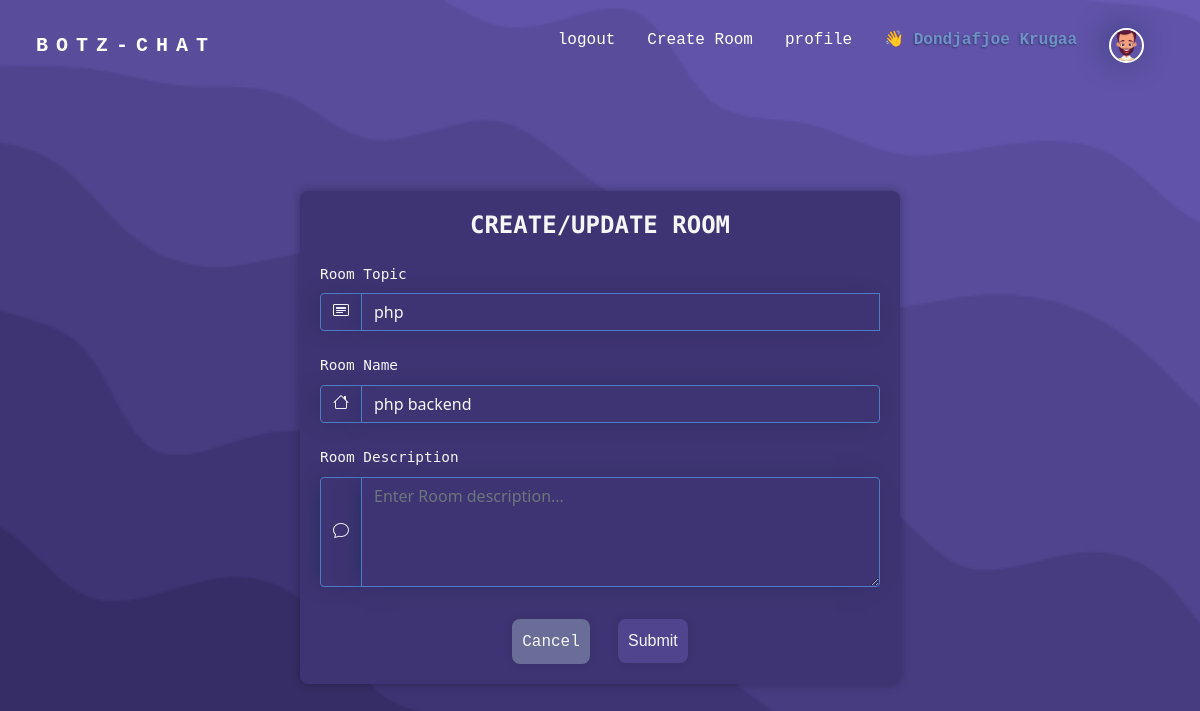
Screenshot of /update-room/3 (signed in) with the database file from the repository.
### base/models.py (models this page shows, shortened)
class User(AbstractUser):
    username = None
    email = models.EmailField(_("email address"), unique=True)
    avatar = models.ForeignKey(Avatar,on_delete=models.SET_DEFAULT, default="10", null=True, blank=True)
    bio = models.TextField(null=True, blank=True)
    USERNAME_FIELD = 'email'
    REQUIRED_FIELDS = []
    objects = CustomUserManager()

class Avatar(models.Model):
    image = models.ImageField( upload_to='images/' )

class Room(models.Model):
    host = models.ForeignKey(User, on_delete=models.SET_NULL, null=True)
    topic = models.ForeignKey(Topic, on_delete=models.SET_NULL, null=True)
    name = models.CharField(max_length=250)
    members =  models.ManyToManyField(User, related_name='members', blank=True)
    description = models.TextField(blank=True, null=True)
    created = models.DateTimeField(auto_now_add=True)
    updated = models.DateTimeField(auto_now=True)
    class Meta:
        ordering = ['-updated', '-created']

class Topic(models.Model):
    name = models.CharField(max_length=250, unique=True)

### base/views.py (the view, shortened to what this page needs)
# urls.py: path('update-room/<str:pk>', views.updateRoom, name = 'update_room' ),
@login_required(login_url='login')
def updateRoom(request, pk):
    room = Room.objects.get(id=pk)
    form = RoomForm(instance=room)
    topics = Topic.objects.all()
    context = {'form': form, 'topics' : topics, 'room': room}
    return render(request, 'base/create_room.html', context)

### base/forms.py
class RoomForm(ModelForm):
    class Meta:
        model = Room
        fields = ['host', 'topic', 'name', 'description']
        exclude = ['host']
    def __init__(self, *args, **kwargs):
        super(RoomForm, self).__init__(*args, **kwargs)
        self.fields['name'].widget.attrs.update({'class': 'form-control', 'placeholder': 'Enter your Room name...'})
        self.fields['description'].widget.attrs.update({'class': 'form-control', 'placeholder': 'Enter Room description...', 'rows': '4', 'cols':'30'})

### base/templates/base/create_room.html (shortened to what this page needs)
{% extends 'base.html' %}
{% load static %}
{% block content %}
<main>
    <div class=" mb-5 form-container login-container container-sm">
        <h4 class="text-uppercase fw-bold">create/update room</h4>
        <form method="POST" action="">
            <label for="Topics">Room Topic</label>
            <div class="input-group  mt-1 mb-2">
                <span class="input-group-text icon-input"><i class="bi bi-card-heading"></i></span>
                <input required type="text" list="topics" value="{{room.topic.name}}" name="topic" class="form-control" placeholder="Input your room Topic...">
            </div>
            <label for="Room name">Room Name</label>
            <div class="input-group  mt-1 mb-2">
                <span class="input-group-text icon-input"><i class="bi bi-house"></i></span>
                {{form.name}}
            </div>
            <label for="Room name">Room Description</label>
            <div class="input-group  mt-1 mb-2">
                <span class="input-group-text icon-input"><i class="bi bi-chat"></i></span>
                {{form.description}}
            </div>
            <button style="background-color: #696d97 !important;" class="mt-4 me-4 " type="submit"><a class="room-cancel" href="{{request.META.HTTP_REFERER}}">Cancel</a></button>
            <button class="mt-4" type="submit">Submit</button>
        </form>
    </div>
</main>
{% endblock %}

### templates/navbar.html (shortened to what this page needs)
{% load static %}
<header>
    <nav class="navbar navbar-expand-md navbar-light background">
      <div class="container-xxl">
        <a class="navbar-brand ms-4" href="{%url 'home' %}">
          <span style="letter-spacing: 8px;" class="fw-bold nav-text-color text-uppercase">botz-chat</span>
        </a>
        <div class=" ms-4 collapse navbar-collapse justify-content-end me-4 " id="navbarText">
          <ul class="navbar-nav ">
              {% if user.is_authenticated %}
              <li class="nav-item">
                  <a class="nav-link" href="{% url 'logout' %}">logout</a>
                </li>
                <li class="nav-item">
                    <a class="nav-link" href="{% url 'create_room' %}">Create Room</a>
                </li>
                <li class="nav-item ">
                  <a class="nav-link active " aria-current="page" href="{%url 'profile' request.user.id %}">profile</a>
                </li>
                <li class="nav-item disabled">
                    <a class="nav-link disabled text-capitalize" href="#">👋 <span style="color: #7192c6;
                      text-shadow: -1px 1px 2px rgba(17,41,79,0.59);" class="text-capitalize fw-bold">{{request.user.first_name}} {{request.user.last_name}}</span> </a>
                </li>
            {% endif %}
            {% if user.is_authenticated %}
            <li class="nav-item">
              <a class="nav-link" href="{%url 'profile' request.user.id %}" tabindex="-1" aria-disabled="true"><img class="profile-img align-self-center"
                  src="{{ request.user.avatar.image.url }}" alt="img for{{request.user.first_name}}"></a>
            </li>
            {% endif %}
          </ul>
        </div>
      </div>
    </nav>
  </header>

### static/css/style.css (style rules this page uses)
body { background-image: url('../img/wickedbackground.png'); background-size: cover; background-repeat: no-repeat; background-position: center; background-attachment: fixed; color: whitesmoke; scroll-behavior: smooth; opacity: 0; animation: fadeIn 1s ease-in-out forwards; }
.nav-text-color { color: #fff !important; }
.navbar-nav .nav-link { color: #fff !important; }
h3, h4, h5, h6 { font-family: 'Nova Mono', sans-serif; }
ul { padding: 0.25rem; }
li { display: flex; justify-content: space-between; padding: 0; margin: 0.5rem; list-style-type: none; }
a, span { text-decoration: none; color: whitesmoke; font-family: monospace; }
.profile-img { width: 35px ; height: 35px; border-radius: 50%; object-fit: cover; border: 2px solid #fff; box-shadow: -4px -2px 32px -5px rgba(17,41,79,0.83); -webkit-box-shadow: -4px -2px 32px -5px rgba(17,41,79,0.83); -moz-box-shadow: -4px -2px 32px -5px rgba(17,41,79,0.83); }
input, textarea, .icon-input { background-color: #3f3473 !important; border: 1px solid #4f7cc2 !important; color: whitesmoke !important; box-shadow: -5px 1px 22px -8px rgba(17,41,79,0.8); -webkit-box-shadow: -5px 1px 22px -8px rgba(17,41,79,0.8); -moz-box-shadow: -5px 1px 22px -8px rgba(17,41,79,0.8); }
input::placeholder { color: whitesmoke !important; letter-spacing: 1px; font-family: 'Monteserrat', sans-serif; font-size: small; }
button { background: #50448e !important; border: none !important; font-family: 'Montsserat', sans-serif;; }
.form-container { max-width: 50%; margin: 0 auto; text-align: start; background-color: #3f3473; border-radius: 8px; box-shadow: 0 0 10px rgba(0, 0, 0, 0.3); color: whitesmoke; padding: 20px; margin-top: 100px; }
.form-container label { display: block; margin-bottom: 8px; color: whitesmoke; text-align: left; font-family: 'monospace', sans-serif; padding-top: 1rem; font-size: 0.9rem; }
.form-container button { background: #50448e !important; box-shadow: 0 0 10px rgba(0, 0, 0, 0.1); border: none !important; color: whitesmoke; padding: 10px; cursor: pointer; border-radius: 0.5rem; }
.login-container { text-align: center; }

### rows the page displays
User: user.first_name "Dondjafjoe", user.last_name "Krugaa", user.avatar.image (picture)
Room: topic "php", name "php backend"
